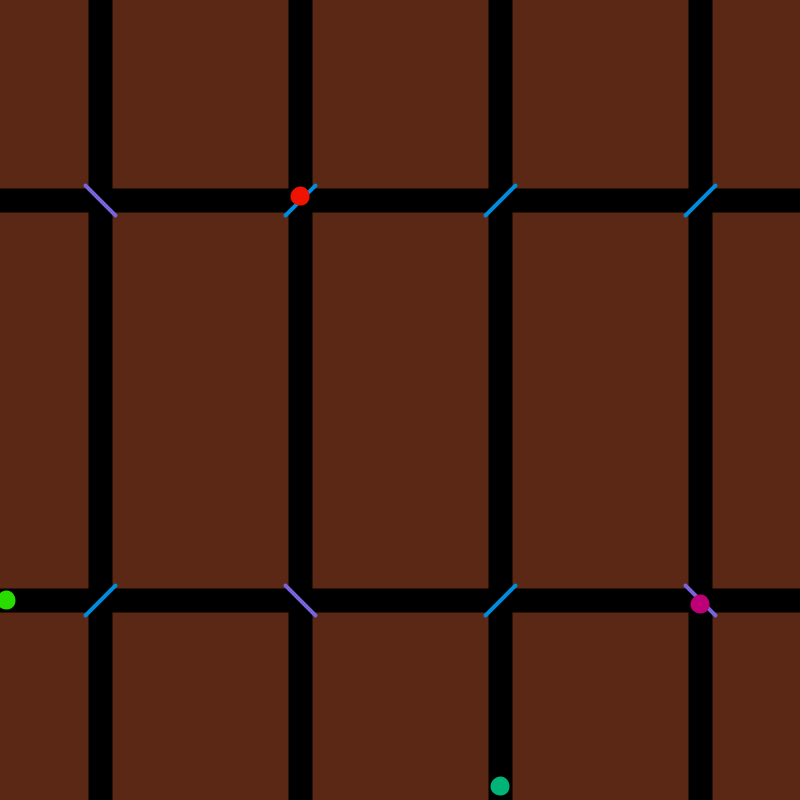
Frame 1 (no input)
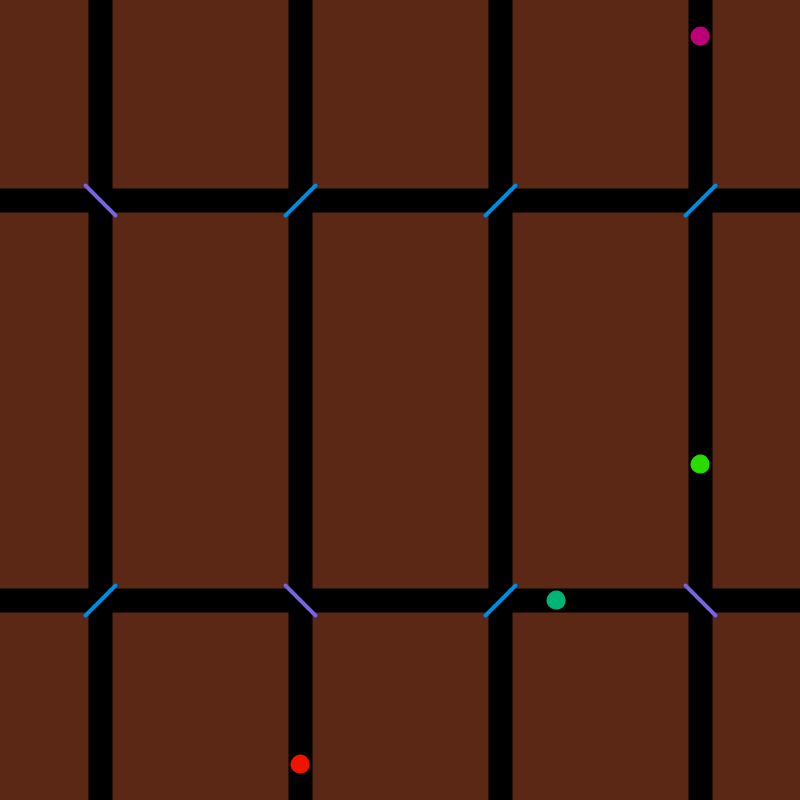
Frame 60 (the mouse pressed at the canvas centre just before this capture)
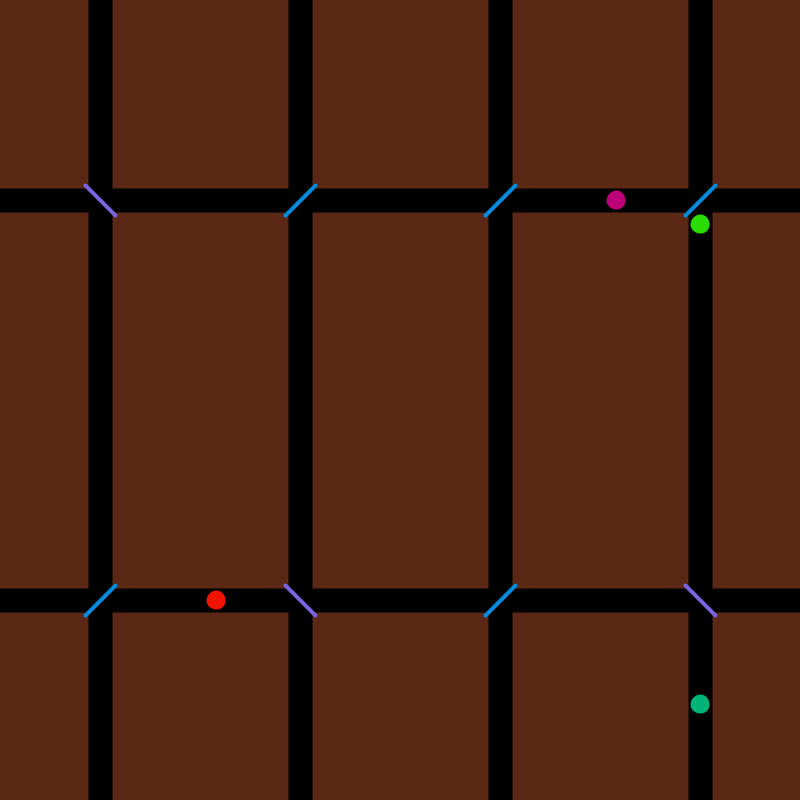
Frame 120 (the mouse held since frame 60 and released just before this capture)

The Processing sketch that drew these frames (run headless with seeded random() and noise(); from frame 60 on, the mouse is pressed at the canvas centre):

// Processing sketch: processing_5335
// ── processing_5335.pde

int num;
Module[] mods;
Ball  ball_1;
Ball  ball_2;
Ball  ball_3;
Ball  ball_4;

void setup() //----------------------die spiegel 0-7 werden ins leben gerufen und die vier bälle
{
  size(800, 800);
  background(180,80,40);
  strokeWeight (4.0);
  ball_1 = new Ball(300,200,4,0,240,20,0);
  ball_2 = new Ball(10,600,-4,0,40,220,0);
  ball_3= new Ball(500,790,0,-4,0,180,120);
  ball_4 = new Ball(700,600,4,0,190,0,120);
  num = 8 ;
  mods = new Module[num];
  for (int i = 0; i < 8; i=i+2) {
    for (int j=0; j<2;j=j+1){
      int index = i+j;
      int t_x=100+100*i;
      int t_y=200+j*400;
      int t_flip=int(pow(-1,int(random(0,4))));
      mods[index] = new Module(t_x, t_y,t_flip); 
    }
  }
}

void draw(){ //----------------------------die methode mods[].display wird für alle Spiegel aufgerufen
  background(90,40,20);
  fill(0);
  stroke(0);
  rect(0,190,800,20);//-----------zeichnet die "straßen"
  rect(0,590,800,20);
  rect(90,0,20,800);
  rect(290,0,20,800);
  rect(490,0,20,800);
  rect(690,0,20,800);

  for (int i = 0; i < num; i++) {
    mods[i].check();
    mods[i].display();
  }
  ball_1.move();
  ball_1.display();
  ball_2.move();
  ball_2.display();
  ball_3.move();
  ball_3.display();
  ball_4.move();
  ball_4.display();
}

class Module {//------------------------die Spiegelklasse wird definiert
  int mx, my,flip;
  Module(int imx, int imy, int iflip) {

    mx = imx;
    my = imy;
    flip=iflip;

  }//---------------eigenschaften zu ende
  void check(){//-------------------fragt ab, ob spiegel gedreht werden soll

    if(dist(mouseX,mouseY,mx,my)<15){
      flip=(-1)*flip;
      delay(300); //umschalten bei vorbeifahren der maus


    }
  }//------------check zu Ende
  void display(){//-----------------die display-methode
    stroke (60+flip*60,120-flip*20,220);//farbe anders nach umklappen
    if(flip==1){
      line(mx-15,my-15,mx+15,my+15);
    }
    else
    {
      line (mx-15,my+15,mx+15,my-15);  
    }

  }//-------------module.display zu Ende


}//-------module zu Ende


class Ball{
  float ballx, bally,speedx,speedy,speedx_alt;
  int c1, c2, c3;

  Ball(float t_ballx, float t_bally, float t_speedx, float t_speedy, int t_c1, int t_c2, int t_c3){
    ballx=t_ballx;
    bally=t_bally;
    speedx= t_speedx;
    speedy=t_speedy;
    c1= t_c1;
    c2=t_c2;
    c3= t_c3;
  }

  void move(){
    ballx=ballx+speedx;
    bally=bally+speedy;
    if(ballx>800){
      ballx=0;
    }
    if (bally>800){
      bally=0;
    }
    if (ballx<0){
      ballx=800;
    }
    if (bally<0){
      bally=800;
    }

    for (int i=0;i<8;i++){//-------berührt die kugel einen der spiegel?

      if (dist(mods[i].mx,mods[i].my,ballx,bally)<5){
        speedx_alt=speedx;     
        speedx=speedy*mods[i].flip;
        speedy=speedx_alt*mods[i].flip;//die erste speedangabe muss zwischengespeichert werden, da sie hier schon verändert erscheint
        ballx=speedx+10*round(ballx/10);  
        bally=speedy+10*round(bally/10);//die kugel wird wieder auf "glatte" position gebracht, damit sie straßenmitte nicht verlässt
      }
    }
  }//-----------------------------ball.move zu ende
  void display(){
    stroke(c1,c2,c3);
    fill(c1,c2,c3);
    ellipse(ballx,bally,15,15);
  }
}//----------------------ball.display zu ende
